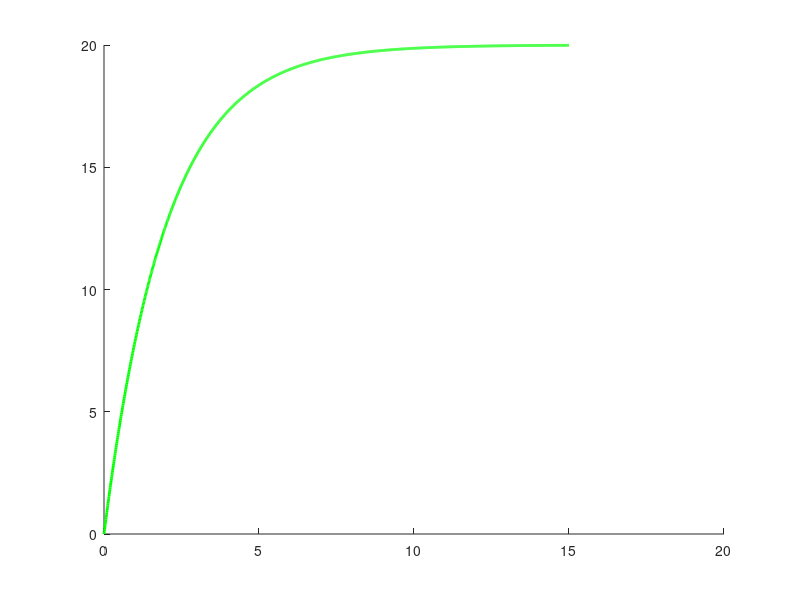

Reproduce this figure in MATLAB. (Note: this script raises an error after producing the figure.)
% 1.c)

clear, clc

% Definindo as FTs Usadas no sistema
G   = tf(2, [1 0.5]);
Gd  = tf(2.5, [1 0.5]);

% Definindo as entradas e condicoes iniciais
U = tf(5, [1 0]);
Ud = 0;
X0 = 0;

% Definindo as resopostas das FTs
t = 0: 0.01:15;
[y_t_G, t] = impulse(G*U, t);
y_t_G = y_t_G + X0;

y_t = y_t_G;

% Calcular o valor final (regime permanente)
valor_final = y_t(end);


figure;
hold on;

    plot(t, y_t, 'g', 'LineWidth', 2, 'DisplayName', 'Saída');
    y_line = yline(valor_final, '--','LineWidth', 1, 'Color', [0.7 0.7 0.7]);
    set(y_line, 'HandleVisibility', 'off');  

    legend('Location', 'northeast');

    grid on;
    xlabel('Tempo [min]');
    ylabel('Temperatura [°C]');
    title('Resposta ao degrau');
    xlim([0 15]);
    ylim([0 25]); 

hold off;